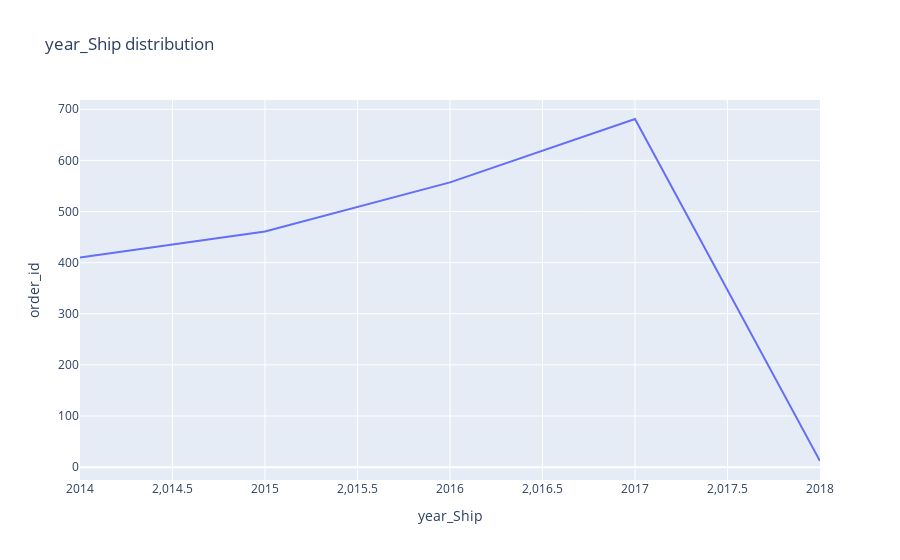

The cell this chart's notebook holds for it:
### Code cell
year_Ship_group = df.groupby('year_Ship')['order_id'].count().reset_index().sort_values(by = 'year_Ship' , ascending=False)

px.line(year_Ship_group, x="year_Ship", y="order_id", title="year_Ship distribution")

### Figure 1 — Plotly figure (JSON) as saved in the notebook; plotly's stock layout.template omitted (floating-point values rounded to 4 significant figures)
{"data": [{"hovertemplate": "year_Ship=%{x}<br>order_id=%{y}<extra></extra>", "legendgroup": "", "line": {"color": "#636efa", "dash": "solid"}, "marker": {"symbol": "circle"}, "mode": "lines", "name": "", "orientation": "v", "showlegend": false, "type": "scatter", "x": [2018, 2017, 2016, 2015, 2014], "xaxis": "x", "y": [12, 681, 557, 461, 410], "yaxis": "y"}], "layout": {"legend": {"tracegroupgap": 0}, "title": {"text": "year_Ship distribution"}, "xaxis": {"anchor": "y", "domain": [0, 1], "title": {"text": "year_Ship"}}, "yaxis": {"anchor": "x", "domain": [0, 1], "title": {"text": "order_id"}}}}
